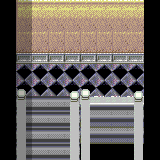

Tiled map render using the project's own tile images. Description and the map definition, with tile-layer contents summarised, below:
An orthogonal 10x10 tile map with 16x16 px tiles, 5 tile layers (Base, MonoChu, MonoUe, CharaUe, ...), 3 tilesets and 9 objects.

<map version="1.0" orientation="orthogonal" renderorder="right-down" width="10" height="10" tilewidth="16" tileheight="16" backgroundcolor="#000000" nextobjectid="12">
 <tileset firstgid="1" name="youkan" tilewidth="16" tileheight="16" tilecount="480" columns="30">
  <image source="youkan.png" trans="007575" width="480" height="256" />
 </tileset>
 <tileset firstgid="481" name="ST-MsionR-I01" tilewidth="16" tileheight="16" tilecount="1984" columns="16">
  <image source="ST-MsionR-I01.png" trans="007575" width="256" height="1990" />
  <tile id="1674">
   <properties>
    <property name="cc_vertexz" value="-1" />
   </properties>
  </tile>
 </tileset>
 <tileset firstgid="2465" name="ST-Sewer-01.png" tilewidth="16" tileheight="16" tilecount="1504" columns="16">
  <image source="ST-Sewer-01.png" trans="aa55ff" width="256" height="1504" />
 </tileset>
 <layer name="Base" width="10" height="10">
  <properties>
   <property name="cc_vertexz" value="-13" />
  </properties>
  <data>[100 cells, 76 non-empty, 7 distinct tile ids]</data>
 </layer>
 <layer name="MonoChu" width="10" height="10">
  <properties>
   <property name="cc_vertexz" value="-12" />
  </properties>
  <data>[100 cells, 28 non-empty, 5 distinct tile ids]</data>
 </layer>
 <layer name="MonoUe" width="10" height="10">
  <properties>
   <property name="cc_vertexz" value="-11" />
  </properties>
  <data>[100 cells, 16 non-empty, 4 distinct tile ids]</data>
 </layer>
 <objectgroup name="collision">
  <object id="1" x="144" y="0" width="16" height="160" />
  <object id="3" x="128" y="96" width="16" height="64" />
  <object id="4" x="64" y="96" width="32" height="64" />
  <object id="6" x="16" y="96" width="16" height="64" />
  <object id="7" x="0" y="0" width="16" height="160" />
  <object id="8" x="16" y="0" width="128" height="64" />
 </objectgroup>
 <layer name="CharaUe" width="10" height="10">
  <data>[100 cells, 4 non-empty, 2 distinct tile ids]</data>
 </layer>
 <objectgroup name="event">
  <object id="9" x="96" y="144" width="32" height="16">
   <properties>
    <property name="EventID" value="1" />
    <property name="trigger" value="1" />
   </properties>
  </object>
  <object id="10" x="32" y="144" width="32" height="16">
   <properties>
    <property name="EventID" value="2" />
    <property name="trigger" value="1" />
   </properties>
  </object>
  <object id="11" x="112" y="0" width="32" height="32">
   <properties>
    <property name="EventID" value="3" />
    <property name="trigger" value="0" />
   </properties>
  </object>
 </objectgroup>
 <layer name="shadow" width="10" height="10">
  <data>[100 cells, 10 non-empty, 1 distinct tile ids]</data>
 </layer>
</map>
